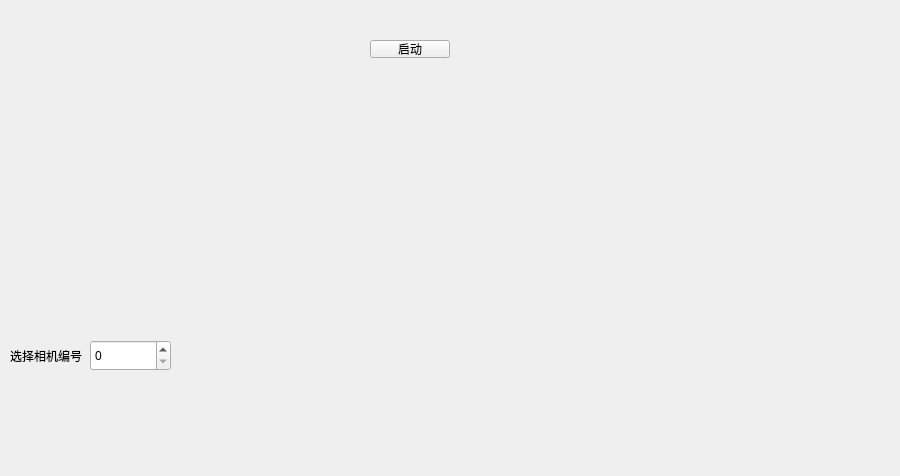
<?xml version="1.0" encoding="UTF-8"?>
<ui version="4.0">
 <class>Widget</class>
 <widget class="QWidget" name="Widget">
  <property name="windowModality">
   <enum>Qt::NonModal</enum>
  </property>
  <property name="enabled">
   <bool>true</bool>
  </property>
  <property name="geometry">
   <rect>
    <x>0</x>
    <y>0</y>
    <width>900</width>
    <height>476</height>
   </rect>
  </property>
  <property name="cursor">
   <cursorShape>ArrowCursor</cursorShape>
  </property>
  <property name="mouseTracking">
   <bool>false</bool>
  </property>
  <property name="tabletTracking">
   <bool>false</bool>
  </property>
  <property name="focusPolicy">
   <enum>Qt::NoFocus</enum>
  </property>
  <property name="acceptDrops">
   <bool>false</bool>
  </property>
  <property name="windowTitle">
   <string>Test</string>
  </property>
  <property name="windowOpacity">
   <double>3.000000000000000</double>
  </property>
  <property name="toolTipDuration">
   <number>-2</number>
  </property>
  <property name="autoFillBackground">
   <bool>false</bool>
  </property>
  <widget class="QWidget" name="verticalLayoutWidget">
   <property name="geometry">
    <rect>
     <x>0</x>
     <y>0</y>
     <width>341</width>
     <height>271</height>
    </rect>
   </property>
   <layout class="QVBoxLayout" name="verticalLayout"/>
  </widget>
  <widget class="QSpinBox" name="CmeraIndex">
   <property name="geometry">
    <rect>
     <x>90</x>
     <y>340</y>
     <width>81</width>
     <height>31</height>
    </rect>
   </property>
  </widget>
  <widget class="QLabel" name="label">
   <property name="geometry">
    <rect>
     <x>10</x>
     <y>340</y>
     <width>111</width>
     <height>31</height>
    </rect>
   </property>
   <property name="text">
    <string>选择相机编号</string>
   </property>
   <property name="textFormat">
    <enum>Qt::MarkdownText</enum>
   </property>
   <property name="scaledContents">
    <bool>false</bool>
   </property>
  </widget>
  <widget class="QPushButton" name="start">
   <property name="geometry">
    <rect>
     <x>370</x>
     <y>40</y>
     <width>80</width>
     <height>18</height>
    </rect>
   </property>
   <property name="text">
    <string>启动</string>
   </property>
  </widget>
 </widget>
 <resources/>
 <connections/>
</ui>
